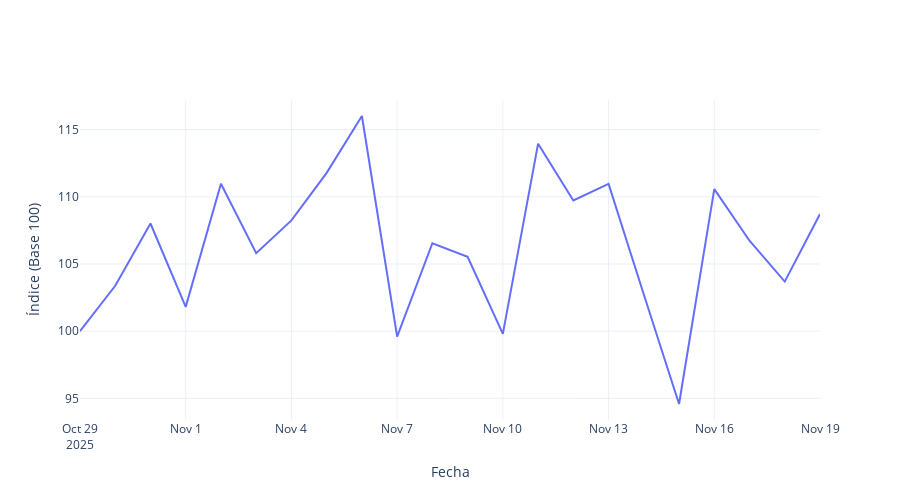

Notebook code cell kept with this figure:
### Code cell
dir_input = Path("data/base100/")
ipc_file = dir_input / "base_vivienda.xlsx"
df_vivienda = pd.read_excel(ipc_file)


df_vivienda["VALOR"] = pd.to_numeric(df_vivienda["VALOR"], errors="coerce")

pesos_vivienda = [4.451]

# Normalización
w_vivienda = 9.607  # Peso total de la división

suma_original = sum(pesos_vivienda)
factor = w_vivienda / suma_original
pesos_norm_vivienda = [p * factor for p in pesos_vivienda]

# Crear dataframe de pesos
categorias_vivienda = df_vivienda["CATEGORIA"].unique().tolist()
df_pesos_vivienda = pd.DataFrame({
    "CATEGORIA": categorias_vivienda,
    "PESO": pesos_vivienda,
    "PESO_NORMALIZADO": pesos_norm_vivienda
})

# Convertir los pesos normalizados a una matriz NumPy
w_vivienda = np.array(pesos_norm_vivienda)

# Función de ponderación geométrica
def geom_pond(x, w):
    x = np.array(x)
    return np.exp(np.sum(w * np.log(x)) / np.sum(w))

# Crear el diccionario de IPC por fecha
ipc_vivienda = {}
for fecha in df_vivienda["FECHA"].unique(): 
    valores = df_vivienda[df_vivienda["FECHA"] == fecha]["VALOR"].values
    ipc_vivienda[fecha] = geom_pond(valores, w_vivienda)

# Convertir a una serie final ordenada por fecha
ipc_vivienda = pd.Series(ipc_vivienda)
ipc_vivienda.index = pd.to_datetime(ipc_vivienda.index)
ipc_vivienda = ipc_vivienda.sort_index()

# Concatenar IPC con el dataframe original
df_ipc_vivienda = ipc_vivienda.reset_index()
df_ipc_vivienda.columns = ["FECHA", "VALOR"]
df_ipc_vivienda["CATEGORIA"] = "Índice Vivienda"

# Concatenar datos originales con el IPC
df_vivienda = pd.concat([df_vivienda, df_ipc_vivienda], ignore_index=True)

# Crear el gráfico de IPC de Vivienda
fig = go.Figure()
fig.add_trace(go.Scatter(
    x=ipc_vivienda.index,
    y=ipc_vivienda.values,
    mode="lines",
    name="Índice (Base 100)",
    line=dict(width=2)
))

fig.update_layout(
    title=None,
    xaxis_title="Fecha",
    yaxis_title="Índice (Base 100)",
    template="plotly_white",
    hovermode="x unified",
    width=900,
    height=500
)

fig.show()
fig.write_image("results/indice_vivienda.pdf")

### Figure 1 — Plotly figure (JSON) as saved in the notebook; plotly's stock layout.template omitted (floating-point values rounded to 4 significant figures)
{"data": [{"line": {"width": 2}, "mode": "lines", "name": "Índice (Base 100)", "type": "scatter", "x": ["2025-10-29T00:00:00", "2025-10-30T00:00:00", "2025-10-31T00:00:00", "2025-11-01T00:00:00", "2025-11-02T00:00:00", "2025-11-03T00:00:00", "2025-11-04T00:00:00", "2025-11-05T00:00:00", "2025-11-06T00:00:00", "2025-11-07T00:00:00", "2025-11-08T00:00:00", "2025-11-09T00:00:00", "2025-11-10T00:00:00", "2025-11-11T00:00:00", "2025-11-12T00:00:00", "2025-11-13T00:00:00", "2025-11-14T00:00:00", "2025-11-15T00:00:00", "2025-11-16T00:00:00", "2025-11-17T00:00:00", "2025-11-18T00:00:00", "2025-11-19T00:00:00"], "y": [100.0, 103.4, 108.0, 101.8, 111.0, 105.8, 108.2, 111.8, 116.0, 99.6, 106.5, 105.5, 99.8, 114.0, 109.7, 111.0, 102.7, 94.58, 110.6, 106.7, 103.7, 108.7]}], "layout": {"height": 500, "hovermode": "x unified", "title": {}, "width": 900, "xaxis": {"title": {"text": "Fecha"}}, "yaxis": {"title": {"text": "Índice (Base 100)"}}}}
